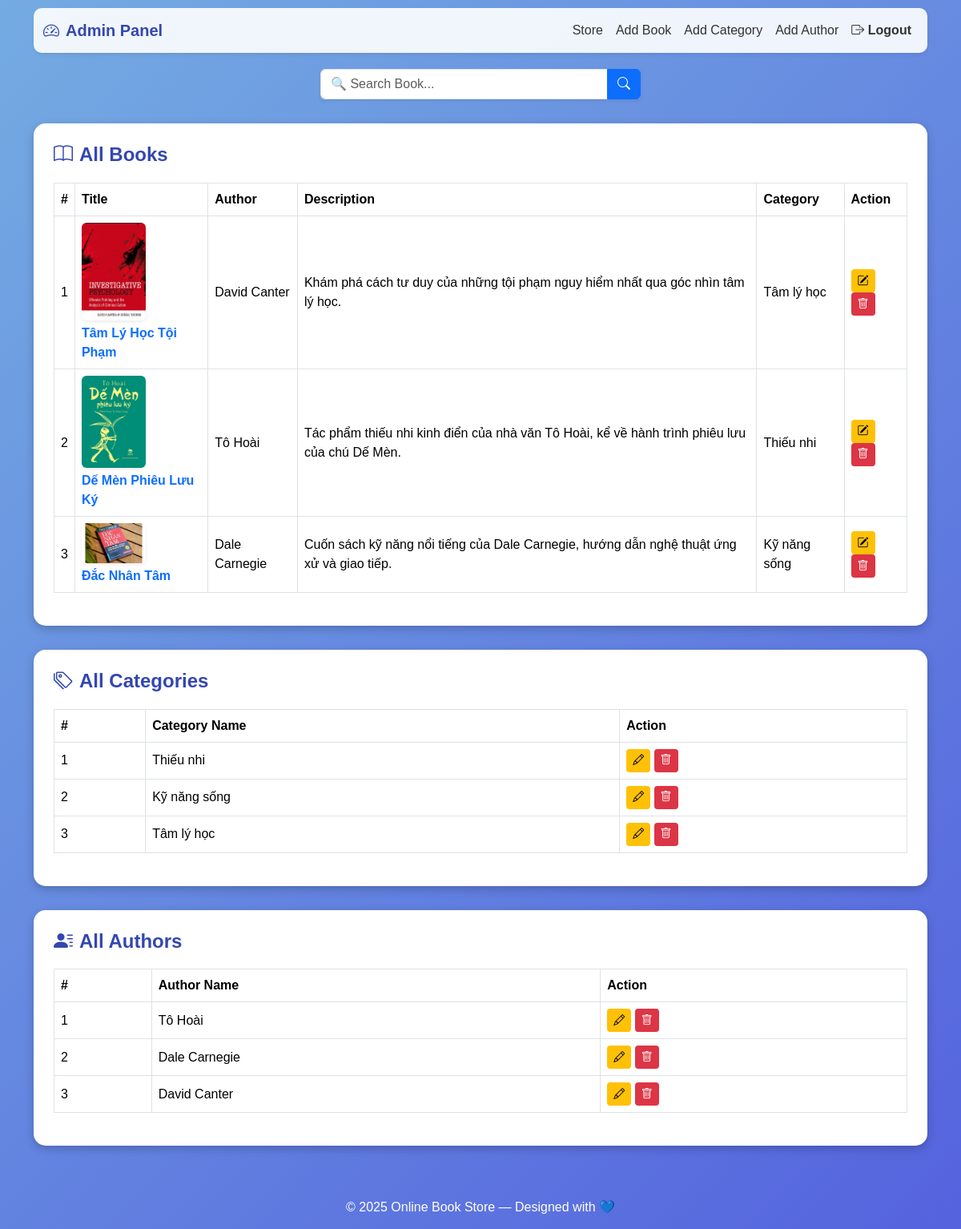
The page /admin.php (signed in) on the database its author committed.
### tables this page shows
CREATE TABLE `books` (
  `id` int(11) NOT NULL,
  `title` varchar(255) NOT NULL,
  `author_id` int(11) NOT NULL,
  `description` text NOT NULL,
  `category_id` int(11) NOT NULL,
  `cover` varchar(255) NOT NULL,
  `file` varchar(255) NOT NULL,
  `admin_id` int(11) DEFAULT NULL
);

CREATE TABLE `authors` (
  `id` int(11) NOT NULL,
  `name` varchar(255) NOT NULL
);

CREATE TABLE `categories` (
  `id` int(11) NOT NULL,
  `name` varchar(255) NOT NULL
);

### php/func-book.php (called while the page is built, shortened)
<?php
function get_all_books($con){
   $sql  = "SELECT * FROM books ORDER bY id DESC";
   $stmt = $con->prepare($sql);
   $stmt->execute();
   if ($stmt->rowCount() > 0) {
   	  $books = $stmt->fetchAll();
   }else {
      $books = 0;
   }
   return $books;
}

### php/func-author.php (called while the page is built, shortened)
<?php
function get_all_author($con){
   $sql  = "SELECT * FROM authors";
   $stmt = $con->prepare($sql);
   $stmt->execute();
   if ($stmt->rowCount() > 0) {
   	  $authors = $stmt->fetchAll();
   }else {
      $authors = 0;
   }
   return $authors;
}

### php/func-category.php (called while the page is built, shortened)
<?php
function get_all_categories($con){
   $sql  = "SELECT * FROM categories";
   $stmt = $con->prepare($sql);
   $stmt->execute();
   if ($stmt->rowCount() > 0) {
   	  $categories = $stmt->fetchAll();
   }else {
      $categories = 0;
   }
   return $categories;
}

### admin.php (the view, shortened to what this page needs)
<?php
if (isset($_SESSION['user_id']) && isset($_SESSION['user_email'])) {
	include "db_conn.php";
	include "php/func-book.php";
	$books = get_all_books($conn);
	include "php/func-author.php";
	$authors = get_all_author($conn);
	include "php/func-category.php";
	$categories = get_all_categories($conn);
?>
<!DOCTYPE html>
<html lang="en">
<head>
	<link href="https://cdn.jsdelivr.net/npm/bootstrap@5.3.2/dist/css/bootstrap.min.css" rel="stylesheet">
	<link href="https://cdn.jsdelivr.net/npm/bootstrap-icons@1.10.5/font/bootstrap-icons.css" rel="stylesheet">
</head>
<body>
	<div class="container">
		<nav class="navbar navbar-expand-lg shadow-sm">
			<div class="container-fluid">
				<a class="navbar-brand fw-bold" href="admin.php"><i class="bi bi-speedometer2 me-2"></i>Admin Panel</a>
				<div class="collapse navbar-collapse" id="navbarNav">
					<ul class="navbar-nav ms-auto">
						<li class="nav-item"><a class="nav-link" href="index.php">Store</a></li>
						<li class="nav-item"><a class="nav-link" href="add-book.php">Add Book</a></li>
						<li class="nav-item"><a class="nav-link" href="add-category.php">Add Category</a></li>
						<li class="nav-item"><a class="nav-link" href="add-author.php">Add Author</a></li>
						<li class="nav-item"><a class="nav-link text-danger fw-bold" href="logout.php"><i class="bi bi-box-arrow-right"></i> Logout</a></li>
					</ul>
				</div>
			</div>
		</nav>
		<form action="search.php" method="get" class="search-box">
			<div class="input-group shadow-sm">
				<input type="text" class="form-control" name="key" placeholder="🔍 Search Book...">
				<button class="btn btn-primary"><i class="bi bi-search"></i></button>
			</div>
		</form>
		<div class="section-card">
			<h4><i class="bi bi-book me-2"></i>All Books</h4>
			<?php if ($books == 0) { ?>
				<div class="alert alert-warning text-center p-5">
					<img src="img/empty.png" width="100"><br>No books found
				</div>
			<?php } else { ?>
				<div class="table-responsive">
					<table class="table table-bordered table-hover align-middle">
						<thead>
							<tr>
								<th>#</th>
								<th>Title</th>
								<th>Author</th>
								<th>Description</th>
								<th>Category</th>
								<th>Action</th>
							</tr>
						</thead>
						<tbody>
							<?php $i=0; foreach ($books as $book) { $i++; ?>
								<tr>
									<td><?=$i?></td>
									<td>
										<img width="80" src="uploads/cover/<?=$book['cover']?>" class="rounded shadow-sm mb-1">
										<div><a href="uploads/files/<?=$book['file']?>" class="fw-bold text-decoration-none"><?=$book['title']?></a></div>
									</td>
									<td>
										<?php foreach ($authors as $author) {
											if ($author['id'] == $book['author_id']) echo $author['name'];
										} ?>
									</td>
									<td><?=htmlspecialchars($book['description'])?></td>
									<td>
										<?php foreach ($categories as $category) {
											if ($category['id'] == $book['category_id']) echo $category['name'];
										} ?>
									</td>
									<td>
										<a href="edit-book.php?id=<?=$book['id']?>" class="btn btn-warning btn-sm"><i class="bi bi-pencil-square"></i></a>
										<a href="php/delete-book.php?id=<?=$book['id']?>" class="btn btn-danger btn-sm"><i class="bi bi-trash"></i></a>
									</td>
								</tr>
							<?php } ?>
						</tbody>
					</table>
				</div>
			<?php } ?>
		</div>
		<div class="section-card">
			<h4><i class="bi bi-tags me-2"></i>All Categories</h4>
			<?php if ($categories == 0) { ?>
				<div class="alert alert-warning text-center p-5">
					<img src="img/empty.png" width="100"><br>No categories found
				</div>
			<?php } else { ?>
				<table class="table table-bordered table-hover align-middle">
					<thead>
						<tr>
							<th>#</th>
							<th>Category Name</th>
							<th>Action</th>
						</tr>
					</thead>
					<tbody>
						<?php $j=0; foreach ($categories as $category) { $j++; ?>
						<tr>
							<td><?=$j?></td>
							<td><?=$category['name']?></td>
							<td>
								<a href="edit-category.php?id=<?=$category['id']?>" class="btn btn-warning btn-sm"><i class="bi bi-pencil"></i></a>
								<a href="php/delete-category.php?id=<?=$category['id']?>" class="btn btn-danger btn-sm"><i class="bi bi-trash"></i></a>
							</td>
						</tr>
						<?php } ?>
					</tbody>
				</table>
			<?php } ?>
		</div>
		<div class="section-card mb-5">
			<h4><i class="bi bi-person-lines-fill me-2"></i>All Authors</h4>
			<?php if ($authors == 0) { ?>
				<div class="alert alert-warning text-center p-5">
					<img src="img/empty.png" width="100"><br>No authors found
				</div>
			<?php } else { ?>
				<table class="table table-bordered table-hover align-middle">
					<thead>
						<tr>
							<th>#</th>
							<th>Author Name</th>
							<th>Action</th>
						</tr>
					</thead>
					<tbody>
						<?php $k=0; foreach ($authors as $author) { $k++; ?>
						<tr>
							<td><?=$k?></td>
							<td><?=$author['name']?></td>
							<td>
								<a href="edit-author.php?id=<?=$author['id']?>" class="btn btn-warning btn-sm"><i class="bi bi-pencil"></i></a>
								<a href="php/delete-author.php?id=<?=$author['id']?>" class="btn btn-danger btn-sm"><i class="bi bi-trash"></i></a>
							</td>
						</tr>
						<?php } ?>
					</tbody>
				</table>
			<?php } ?>
		</div>
		<footer>© 2025 Online Book Store — Designed with 💙</footer>
	</div>
</body>
</html>
<?php } else {
  header("Location: login.php");
  exit;
} ?>

### admin.php (style rules this page uses)
body { background: linear-gradient(135deg, #74ABE2, #5563DE); font-family: 'Poppins', sans-serif; min-height: 100vh; }
.navbar { background: rgba(255, 255, 255, 0.9); box-shadow: 0 2px 8px rgba(0,0,0,0.1); border-radius: 10px; margin-top: 10px; }
.navbar-brand { font-weight: bold; color: #3347B0 !important; }
.nav-link { color: #333 !important; font-weight: 500; transition: 0.3s; }
.section-card { background: #fff; border-radius: 15px; padding: 25px; margin-top: 30px; box-shadow: 0 4px 12px rgba(0,0,0,0.2); color: #333; }
h4 { color: #3347B0; font-weight: 600; margin-bottom: 20px; }
.table thead { background: #3347B0; color: white; border-radius: 10px; }
.btn-warning { background: #ffc107; border: none; }
.btn-danger { background: #dc3545; border: none; }
.search-box { max-width: 400px; margin: 20px auto; }
footer { text-align: center; margin-top: 50px; color: #fff; font-weight: 500; padding: 15px 0; }

### rows shown on the page
books: cover (picture), title "Tâm Lý Học Tội Phạm", description "Khám phá cách tư duy của những tội phạm nguy hiểm nhất qua góc nhìn tâm lý học."
authors: name "David Canter"
categories: name "Tâm lý học"
books: cover (picture), title "Dế Mèn Phiêu Lưu Ký", description "Tác phẩm thiếu nhi kinh điển của nhà văn Tô Hoài, kể về hành trình phiêu lưu của chú Dế Mèn."
authors: name "Tô Hoài"
categories: name "Thiếu nhi"
books: cover (picture), title "Đắc Nhân Tâm", description "Cuốn sách kỹ năng nổi tiếng của Dale Carnegie, hướng dẫn nghệ thuật ứng xử và giao tiếp."
authors: name "Dale Carnegie"
categories: name "Kỹ năng sống"
